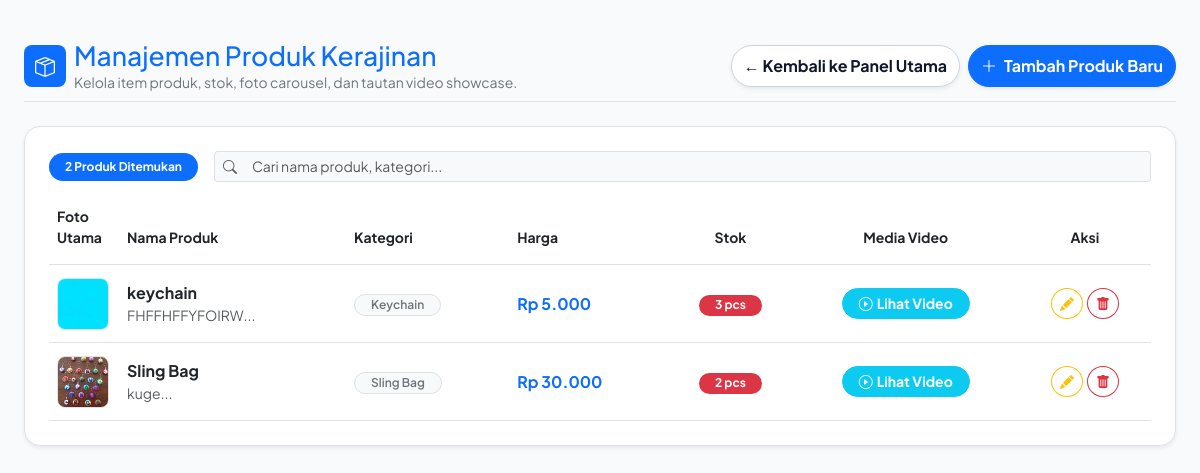
The app's page /admin/products.php (signed in) with its own data.
### tables this page shows
CREATE TABLE `products` (
  `id` int(11) NOT NULL,
  `category_id` int(11) NOT NULL,
  `name` varchar(150) NOT NULL,
  `slug` varchar(150) NOT NULL,
  `description` text NOT NULL,
  `image` varchar(255) DEFAULT 'default-product.jpg',
  `image2` varchar(255) DEFAULT NULL,
  `image3` varchar(255) DEFAULT NULL,
  `video_url` varchar(255) DEFAULT NULL,
  `price` decimal(12,2) NOT NULL DEFAULT 0.00,
  `hpp` decimal(12,2) NOT NULL DEFAULT 0.00,
  `stock` int(11) NOT NULL DEFAULT 0,
  `material` varchar(100) DEFAULT NULL,
  `video_path` varchar(255) DEFAULT NULL,
  `size` varchar(50) DEFAULT NULL,
  `weight` int(11) DEFAULT 0,
  `is_active` tinyint(1) DEFAULT 1,
  `created_at` timestamp NOT NULL DEFAULT current_timestamp(),
  `updated_at` timestamp NOT NULL DEFAULT current_timestamp() ON UPDATE current_timestamp()
);

CREATE TABLE `categories` (
  `id` int(11) NOT NULL,
  `name` varchar(100) NOT NULL,
  `slug` varchar(100) NOT NULL,
  `description` text DEFAULT NULL,
  `created_at` timestamp NOT NULL DEFAULT current_timestamp()
);

### includes/functions.php (called while the page is built, shortened)
<?php
function format_rupiah($angka) {
    return "Rp " . number_format($angka, 0, ',', '.');
}

### admin/products.php (the view, shortened to what this page needs)
<?php
require_once dirname(__DIR__) . '/includes/database.php';
require_once dirname(__DIR__) . '/includes/functions.php';
$products   = $pdo->query("SELECT p.*, c.name as category_name
                           FROM products p
                           JOIN categories c ON p.category_id = c.id
                           WHERE p.is_active = 1
                           ORDER BY p.id DESC")->fetchAll();
?>
<!DOCTYPE html>
<html lang="id">
<head>
    <link href="https://cdn.jsdelivr.net/npm/bootstrap@5.3.0/dist/css/bootstrap.min.css" rel="stylesheet">
    <link rel="stylesheet" href="https://cdn.jsdelivr.net/npm/bootstrap-icons@1.11.1/font/bootstrap-icons.css">
</head>
<body>
<div class="content-container">
    <div class="d-flex flex-column flex-md-row justify-content-between align-items-start align-items-md-center gap-3 mb-4 pb-2 border-bottom">
        <div class="d-flex align-items-center gap-2">
            <div class="p-2 bg-primary text-white rounded-3 d-flex align-items-center justify-content-center" style="width: 42px; height: 42px;">
                <i class="bi bi-box-seam fs-5"></i>
            </div>
            <div>
                <h2 class="fw-extrabold text-primary mb-0" style="font-size: 1.65rem;">Manajemen Produk Kerajinan</h2>
                <p class="text-secondary small mb-0">Kelola item produk, stok, foto carousel, dan tautan video showcase.</p>
            </div>
        </div>
        <div class="d-flex flex-wrap align-items-center gap-2">
            <a href="index.php" class="btn btn-back-main rounded-pill px-3.5 py-2 fw-bold shadow-sm">
                &larr; Kembali ke Panel Utama
            </a>
            <button type="button" class="btn btn-primary rounded-pill px-3.5 py-2 fw-bold shadow-sm" data-bs-toggle="modal" data-bs-target="#productModal" onclick="resetForm()">
                <i class="bi bi-plus-lg me-1"></i> Tambah Produk Baru
            </button>
        </div>
    </div>
    <div class="bg-white rounded-4 shadow-sm border p-3 p-md-4 animated-card">
        <div class="d-flex flex-column flex-md-row justify-content-between align-items-md-center gap-3 mb-3">
            <div>
                <span class="badge bg-primary rounded-pill px-3 py-2 fw-bold" id="badgeCountProducts"><?php echo count($products); ?> Produk Ditemukan</span>
            </div>
            <div class="table-search-box w-100 w-md-auto" style="min-width: 250px;">
                <div class="input-group input-group-sm">
                    <span class="input-group-text bg-light border-end-0"><i class="bi bi-search text-muted"></i></span>
                    <input type="text" class="form-control bg-light border-start-0" id="searchTableProducts" placeholder="Cari nama produk, kategori..." onkeyup="filterProducts()">
                </div>
            </div>
        </div>
        <div class="table-responsive">
            <table class="table align-middle table-hover mb-0">
                <thead>
                    <tr class="text-secondary border-bottom small">
                        <th class="pb-3 fw-bold">Foto Utama</th>
                        <th class="pb-3 fw-bold">Nama Produk</th>
                        <th class="pb-3 fw-bold">Kategori</th>
                        <th class="pb-3 fw-bold">Harga</th>
                        <th class="pb-3 fw-bold text-center">Stok</th>
                        <th class="pb-3 fw-bold text-center">Media Video</th>
                        <th class="pb-3 fw-bold text-center">Aksi</th>
                    </tr>
                </thead>
                <tbody id="tableProductsBody">
                    <?php if (!empty($products)): ?>
                        <?php foreach ($products as $p): ?>
                            <tr class="border-bottom">
                                <td style="width: 70px;">
                                    <?php $img_path = dirname(__DIR__) . "/assets/images/products/" . ($p['image'] ?: 'default-product.jpg'); ?>
                                    <img src="<?php echo file_exists($img_path) ? '../assets/images/products/' . htmlspecialchars($p['image']) : '../assets/images/products/default-product.jpg'; ?>" class="rounded-3 border object-fit-cover" width="52" height="52" alt="Produk">
                                </td>
                                <td class="py-3">
                                    <strong class="text-dark d-block"><?php echo htmlspecialchars($p['name']); ?></strong>
                                    <small class="text-muted d-block text-truncate" style="max-width: 200px;"><?php echo htmlspecialchars(substr($p['description'], 0, 40)) . '...'; ?></small>
                                </td>
                                <td class="py-3"><span class="badge bg-light text-secondary border rounded-pill px-3 py-1.5 fw-semibold"><?php echo htmlspecialchars($p['category_name']); ?></span></td>
                                <td class="py-3 fw-bold text-primary"><?php echo function_exists('format_rupiah') ? format_rupiah($p['price']) : 'Rp ' . number_format($p['price'], 0, ',', '.'); ?></td>
                                <td class="py-3 text-center">
                                    <?php if ((int)$p['stock'] === 0): ?>
                                        <span class="badge bg-danger rounded-pill px-3 py-1.5 fw-bold">Stok Habis</span>
                                    <?php elseif ((int)$p['stock'] <= 3): ?>
                                        <span class="badge bg-danger rounded-pill px-3 py-1.5 fw-bold"><?php echo (int)$p['stock']; ?> pcs</span>
                                    <?php else: ?>
                                        <span class="badge bg-success rounded-pill px-3 py-1.5 fw-bold"><?php echo (int)$p['stock']; ?> pcs</span>
                                    <?php endif; ?>
                                </td>
                                <td class="py-3 text-center">
                                    <?php if (!empty($p['video_url'])): ?>
                                        <a href="<?php echo htmlspecialchars($p['video_url']); ?>" target="_blank" class="btn btn-sm btn-info text-white rounded-pill px-3 fw-bold text-nowrap"><i class="bi bi-play-circle me-1"></i>Lihat Video</a>
                                    <?php else: ?>
                                        <span class="text-muted small">-</span>
                                    <?php endif; ?>
                                </td>
                                <td class="py-3 text-center">
                                    <div class="d-flex justify-content-center align-items-center gap-1">
                                        <button type="button" class="btn btn-sm btn-outline-warning rounded-circle p-1.5" onclick="editProduct(<?php echo htmlspecialchars(json_encode($p)); ?>)" title="Edit Produk">
                                            <i class="bi bi-pencil-fill"></i>
                                        </button>
                                        <a href="products.php?action=delete&id=<?php echo $p['id']; ?>" class="btn btn-sm btn-outline-danger rounded-circle p-1.5" onclick="return confirm('Hapus produk ini?')" title="Hapus Produk">
                                            <i class="bi bi-trash-fill"></i>
                                        </a>
                                    </div>
                                </td>
                            </tr>
                        <?php endforeach; ?>
                    <?php else: ?>
                        <tr>
                            <td colspan="7" class="text-center py-4 text-muted">Belum ada data produk.</td>
                        </tr>
                    <?php endif; ?>
                </tbody>
            </table>
        </div>
    </div>
</div>
</body>
</html>

### admin/products.php (style rules this page uses)
body { font-family: 'Plus Jakarta Sans', sans-serif; background-color: #f8fafc; color: #0f172a; overflow-x: hidden; }
.content-container { max-width: 1320px; margin: 0 auto; padding: 2.5rem 1.5rem; animation: fadeInPage 0.4s ease-out forwards; }
.animated-card { animation: cardPopIn 0.45s cubic-bezier(0.34, 1.56, 0.64, 1) both; transition: transform 0.35s ease, box-shadow 0.35s ease !important; }
.table tbody tr { transition: background-color 0.2s ease; }
.btn { transition: all 0.25s ease; }
.btn-back-main { background-color: #ffffff !important; color: #0f172a !important; border: 1px solid #cbd5e1 !important; transition: background-color 0.1s ease, color 0.1s ease !important; }

### records on screen
products: image (picture), name "keychain", description "FHFFHFFYFOIRW", category.name "Keychain", price "Rp 5.000", stock "3"
products: image (picture), name "Sling Bag", description "kuge", category.name "Sling Bag", price "Rp 30.000", stock "2"

### other values on screen
count($products) "2"
